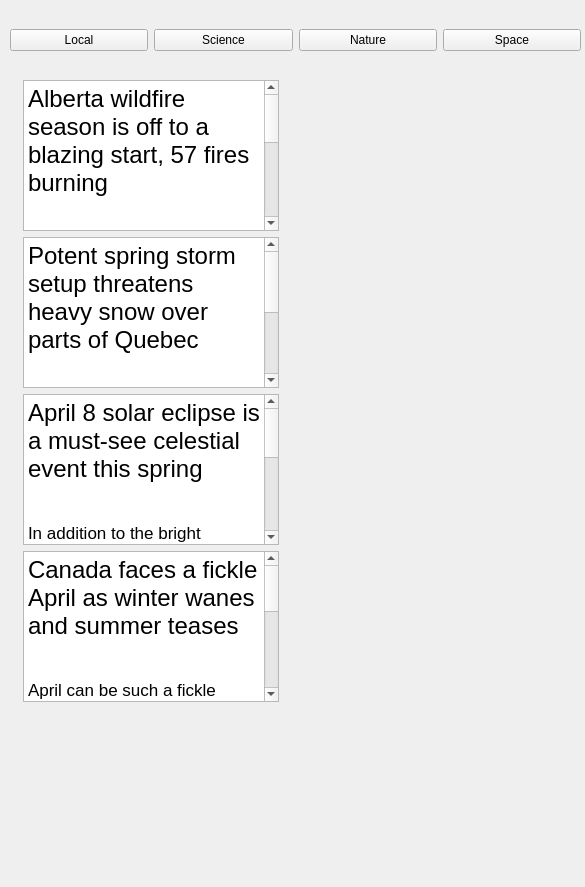
              <widget class="QWidget" name="scrollAreaWidgetContents_7">
               <property name="geometry">
                <rect>
                 <x>0</x>
                 <y>0</y>
                 <width>585</width>
                 <height>887</height>
                </rect>
               </property>
               <widget class="QWidget" name="layoutWidget_6">
                <property name="geometry">
                 <rect>
                  <x>10</x>
                  <y>0</y>
                  <width>571</width>
                  <height>81</height>
                 </rect>
                </property>
                <layout class="QGridLayout" name="gridLayout_24">
                 <item row="0" column="1">
                  <widget class="QPushButton" name="scienceButton_6">
                   <property name="text">
                    <string>Science</string>
                   </property>
                  </widget>
                 </item>
                 <item row="0" column="3">
                  <widget class="QPushButton" name="spaceButton_6">
                   <property name="text">
                    <string>Space</string>
                   </property>
                  </widget>
                 </item>
                 <item row="0" column="0">
                  <widget class="QPushButton" name="localButton_6">
                   <property name="sizePolicy">
                    <sizepolicy hsizetype="Minimum" vsizetype="Fixed">
                     <horstretch>0</horstretch>
                     <verstretch>0</verstretch>
                    </sizepolicy>
                   </property>
                   <property name="text">
                    <string>Local</string>
                   </property>
                  </widget>
                 </item>
                 <item row="0" column="2">
                  <widget class="QPushButton" name="natureButton_6">
                   <property name="text">
                    <string>Nature</string>
                   </property>
                  </widget>
                 </item>
                </layout>
               </widget>
               <widget class="QWidget" name="gridLayoutWidget_6">
                <property name="geometry">
                 <rect>
                  <x>10</x>
                  <y>80</y>
                  <width>591</width>
                  <height>811</height>
                 </rect>
                </property>
                <layout class="QGridLayout" name="gridLayout_25">
                 <property name="sizeConstraint">
                  <enum>QLayout::SetFixedSize</enum>
                 </property>
                 <item row="2" column="0">
                  <widget class="QLabel" name="label_3">
                   <property name="maximumSize">
                    <size>
                     <width>231</width>
                     <height>151</height>
                    </size>
                   </property>
                   <property name="text">
                    <string/>
                   </property>
                   <property name="pixmap">
                    <pixmap resource="images.qrc">:/newsIcons/newsImgs/solarEclipse.png</pixmap>
                   </property>
                   <property name="scaledContents">
                    <bool>true</bool>
                   </property>
                  </widget>
                 </item>
                 <item row="0" column="0">
                  <widget class="QLabel" name="label_2">
                   <property name="maximumSize">
                    <size>
                     <width>231</width>
                     <height>151</height>
                    </size>
                   </property>
                   <property name="text">
                    <string/>
                   </property>
                   <property name="pixmap">
                    <pixmap resource="images.qrc">:/newsIcons/newsImgs/albertaFires.png</pixmap>
                   </property>
                   <property name="scaledContents">
                    <bool>true</bool>
                   </property>
                  </widget>
                 </item>
                 <item row="3" column="0">
                  <widget class="QLabel" name="label_4">
                   <property name="maximumSize">
                    <size>
                     <width>231</width>
                     <height>151</height>
                    </size>
                   </property>
                   <property name="text">
                    <string/>
                   </property>
                   <property name="pixmap">
                    <pixmap resource="images.qrc">:/newsIcons/newsImgs/ficke.png</pixmap>
                   </property>
                   <property name="scaledContents">
                    <bool>true</bool>
                   </property>
                  </widget>
                 </item>
                 <item row="2" column="1">
                  <widget class="QTextEdit" name="textEdit_22">
                   <property name="sizePolicy">
                    <sizepolicy hsizetype="Fixed" vsizetype="Fixed">
                     <horstretch>0</horstretch>
                     <verstretch>0</verstretch>
                    </sizepolicy>
                   </property>
                   <property name="maximumSize">
                    <size>
                     <width>300</width>
                     <height>151</height>
                    </size>
                   </property>
                   <property name="html">
                    <string>&lt;!DOCTYPE HTML PUBLIC &quot;-//W3C//DTD HTML 4.0//EN&quot; &quot;http://www.w3.org/TR/REC-html40/strict.dtd&quot;&gt;
&lt;html&gt;&lt;head&gt;&lt;meta name=&quot;qrichtext&quot; content=&quot;1&quot; /&gt;&lt;meta charset=&quot;utf-8&quot; /&gt;&lt;style type=&quot;text/css&quot;&gt;
p, li { white-space: pre-wrap; }
hr { height: 1px; border-width: 0; }
li.unchecked::marker { content: &quot;\2610&quot;; }
li.checked::marker { content: &quot;\2612&quot;; }
&lt;/style&gt;&lt;/head&gt;&lt;body style=&quot; font-family:'Geneva'; font-size:13pt; font-weight:400; font-style:normal;&quot;&gt;
&lt;p style=&quot; margin-top:0px; margin-bottom:0px; margin-left:0px; margin-right:0px; -qt-block-indent:0; text-indent:0px;&quot;&gt;&lt;span style=&quot; font-family:'Helvetica Neue'; font-size:18pt;&quot;&gt;April 8 solar eclipse is a must-see celestial event this spring&lt;/span&gt;&lt;span style=&quot; font-family:'Helvetica Neue';&quot;&gt;&lt;br /&gt;&lt;/span&gt;&lt;/p&gt;
&lt;p style=&quot;-qt-paragraph-type:empty; margin-top:0px; margin-bottom:0px; margin-left:0px; margin-right:0px; -qt-block-indent:0; text-indent:0px; font-family:'Helvetica Neue';&quot;&gt;&lt;br /&gt;&lt;/p&gt;
&lt;p style=&quot; margin-top:0px; margin-bottom:0px; margin-left:0px; margin-right:0px; -qt-block-indent:0; text-indent:0px;&quot;&gt;&lt;span style=&quot; font-family:'Helvetica Neue';&quot;&gt;In addition to the bright planets and meteor showers visible throughout the spring season, a 'once-in-a-lifetime' solar eclipse will darken our daytime sky on April 8.   On March 19, at precisely 11:06 p.m. EDT, the Sun will cross the celestial equator from south to north, signifying the  [earliest start to spring in 128 years].&lt;/span&gt;&lt;/p&gt;&lt;/body&gt;&lt;/html&gt;</string>
                   </property>
                  </widget>
                 </item>
                 <item row="1" column="1">
                  <widget class="QTextEdit" name="textEdit_23">
                   <property name="sizePolicy">
                    <sizepolicy hsizetype="Fixed" vsizetype="Fixed">
                     <horstretch>0</horstretch>
                     <verstretch>0</verstretch>
                    </sizepolicy>
                   </property>
                   <property name="maximumSize">
                    <size>
                     <width>300</width>
                     <height>151</height>
                    </size>
                   </property>
                   <property name="html">
                    <string>&lt;!DOCTYPE HTML PUBLIC &quot;-//W3C//DTD HTML 4.0//EN&quot; &quot;http://www.w3.org/TR/REC-html40/strict.dtd&quot;&gt;
&lt;html&gt;&lt;head&gt;&lt;meta name=&quot;qrichtext&quot; content=&quot;1&quot; /&gt;&lt;meta charset=&quot;utf-8&quot; /&gt;&lt;style type=&quot;text/css&quot;&gt;
p, li { white-space: pre-wrap; }
hr { height: 1px; border-width: 0; }
li.unchecked::marker { content: &quot;\2610&quot;; }
li.checked::marker { content: &quot;\2612&quot;; }
&lt;/style&gt;&lt;/head&gt;&lt;body style=&quot; font-family:'Geneva'; font-size:13pt; font-weight:400; font-style:normal;&quot;&gt;
&lt;p style=&quot; margin-top:0px; margin-bottom:0px; margin-left:0px; margin-right:0px; -qt-block-indent:0; text-indent:0px;&quot;&gt;&lt;span style=&quot; font-family:'Helvetica Neue'; font-size:18pt;&quot;&gt;Potent spring storm setup threatens heavy snow over parts of Quebec&lt;/span&gt;&lt;/p&gt;
&lt;p style=&quot; margin-top:0px; margin-bottom:0px; margin-left:0px; margin-right:0px; -qt-block-indent:0; text-indent:0px;&quot;&gt;&lt;span style=&quot; font-family:'Helvetica Neue';&quot;&gt;&lt;br /&gt;&lt;/span&gt;&lt;/p&gt;
&lt;p style=&quot; margin-top:0px; margin-bottom:0px; margin-left:0px; margin-right:0px; -qt-block-indent:0; text-indent:0px;&quot;&gt;&lt;span style=&quot; font-family:'Helvetica Neue';&quot;&gt;A dynamic storm system is forecast to sweep across Quebec this week, bringing with it the potential for rain, gusty winds, and heavy snow. Travel disruptions and power outages are possible   &lt;/span&gt;&lt;span style=&quot; font-family:'.AppleSystemUIFont';&quot;&gt; &lt;/span&gt;&lt;/p&gt;&lt;/body&gt;&lt;/html&gt;</string>
                   </property>
                  </widget>
                 </item>
                 <item row="0" column="1">
                  <widget class="QTextEdit" name="textEdit_21">
                   <property name="sizePolicy">
                    <sizepolicy hsizetype="Fixed" vsizetype="Fixed">
                     <horstretch>0</horstretch>
                     <verstretch>0</verstretch>
                    </sizepolicy>
                   </property>
                   <property name="maximumSize">
                    <size>
                     <width>300</width>
                     <height>151</height>
                    </size>
                   </property>
                   <property name="html">
                    <string>&lt;!DOCTYPE HTML PUBLIC &quot;-//W3C//DTD HTML 4.0//EN&quot; &quot;http://www.w3.org/TR/REC-html40/strict.dtd&quot;&gt;
&lt;html&gt;&lt;head&gt;&lt;meta name=&quot;qrichtext&quot; content=&quot;1&quot; /&gt;&lt;meta charset=&quot;utf-8&quot; /&gt;&lt;style type=&quot;text/css&quot;&gt;
p, li { white-space: pre-wrap; }
hr { height: 1px; border-width: 0; }
li.unchecked::marker { content: &quot;\2610&quot;; }
li.checked::marker { content: &quot;\2612&quot;; }
&lt;/style&gt;&lt;/head&gt;&lt;body style=&quot; font-family:'Geneva'; font-size:13pt; font-weight:400; font-style:normal;&quot;&gt;
&lt;p style=&quot; margin-top:0px; margin-bottom:0px; margin-left:0px; margin-right:0px; -qt-block-indent:0; text-indent:0px;&quot;&gt;&lt;span style=&quot; font-family:'Helvetica Neue'; font-size:18pt;&quot;&gt;Alberta wildfire season is off to a blazing start, 57 fires burning&lt;/span&gt;&lt;/p&gt;
&lt;p style=&quot; margin-top:0px; margin-bottom:0px; margin-left:0px; margin-right:0px; -qt-block-indent:0; text-indent:0px;&quot;&gt;&lt;span style=&quot; font-family:'Helvetica Neue';&quot;&gt;&lt;br /&gt;&lt;/span&gt;&lt;/p&gt;
&lt;p style=&quot; margin-top:0px; margin-bottom:0px; margin-left:0px; margin-right:0px; -qt-block-indent:0; text-indent:0px;&quot;&gt;&lt;span style=&quot; font-family:'Helvetica Neue';&quot;&gt;With the 2024 wildfire season heavily looming over the backs of Canadians after last year’s historic wildfire season, none will be feeling the pressure more than Western Canada. &lt;/span&gt;&lt;a href=&quot;https://www.theweathernetwork.com/en/news/weather/severe/whats-the-recipe-for-a-severe-drought-in-western-canada&quot;&gt;&lt;span style=&quot; font-family:'Helvetica Neue'; text-decoration: underline; color:#094fd1;&quot;&gt;Widespread drought&lt;/span&gt;&lt;/a&gt;&lt;span style=&quot; font-family:'Helvetica Neue';&quot;&gt;, low snow-pack levels, and warm temperatures have many people fearing for what this season will bring. &lt;/span&gt;&lt;span style=&quot; font-family:'.AppleSystemUIFont';&quot;&gt; &lt;/span&gt;&lt;/p&gt;&lt;/body&gt;&lt;/html&gt;</string>
                   </property>
                  </widget>
                 </item>
                 <item row="1" column="0">
                  <widget class="QLabel" name="label_5">
                   <property name="maximumSize">
                    <size>
                     <width>231</width>
                     <height>151</height>
                    </size>
                   </property>
                   <property name="text">
                    <string/>
                   </property>
                   <property name="pixmap">
                    <pixmap resource="images.qrc">:/newsIcons/newsImgs/springStorm.png</pixmap>
                   </property>
                   <property name="scaledContents">
                    <bool>true</bool>
                   </property>
                  </widget>
                 </item>
                 <item row="3" column="1">
                  <widget class="QTextEdit" name="textEdit_24">
                   <property name="sizePolicy">
                    <sizepolicy hsizetype="Fixed" vsizetype="Fixed">
                     <horstretch>0</horstretch>
                     <verstretch>0</verstretch>
                    </sizepolicy>
                   </property>
                   <property name="maximumSize">
                    <size>
                     <width>300</width>
                     <height>151</height>
                    </size>
                   </property>
                   <property name="html">
                    <string>&lt;!DOCTYPE HTML PUBLIC &quot;-//W3C//DTD HTML 4.0//EN&quot; &quot;http://www.w3.org/TR/REC-html40/strict.dtd&quot;&gt;
&lt;html&gt;&lt;head&gt;&lt;meta name=&quot;qrichtext&quot; content=&quot;1&quot; /&gt;&lt;meta charset=&quot;utf-8&quot; /&gt;&lt;style type=&quot;text/css&quot;&gt;
p, li { white-space: pre-wrap; }
hr { height: 1px; border-width: 0; }
li.unchecked::marker { content: &quot;\2610&quot;; }
li.checked::marker { content: &quot;\2612&quot;; }
&lt;/style&gt;&lt;/head&gt;&lt;body style=&quot; font-family:'Geneva'; font-size:13pt; font-weight:400; font-style:normal;&quot;&gt;
&lt;p style=&quot; margin-top:0px; margin-bottom:0px; margin-left:0px; margin-right:0px; -qt-block-indent:0; text-indent:0px;&quot;&gt;&lt;span style=&quot; font-family:'Helvetica Neue'; font-size:18pt;&quot;&gt;Canada faces a fickle April as winter wanes and summer teases&lt;/span&gt;&lt;/p&gt;
&lt;p style=&quot; margin-top:0px; margin-bottom:0px; margin-left:0px; margin-right:0px; -qt-block-indent:0; text-indent:0px;&quot;&gt;&lt;span style=&quot; font-family:'Helvetica Neue';&quot;&gt;&lt;br /&gt;&lt;/span&gt;&lt;/p&gt;
&lt;p style=&quot; margin-top:0px; margin-bottom:0px; margin-left:0px; margin-right:0px; -qt-block-indent:0; text-indent:0px;&quot;&gt;&lt;span style=&quot; font-family:'Helvetica Neue';&quot;&gt;April can be such a fickle month! While the middle of spring is notorious for delivering  [parting shots from winter](https://www.theweathernetwork.com/en/news/weather/forecasts/reality-check-april-is-never-really-that-nice-canada) , it’ll also tease us with brief tastes of summer-like warmth from time to time. Sometimes, we’ll see both within a few days!   &lt;/span&gt;&lt;span style=&quot; font-family:'.AppleSystemUIFont';&quot;&gt; &lt;/span&gt;&lt;/p&gt;&lt;/body&gt;&lt;/html&gt;</string>
                   </property>
                  </widget>
                 </item>
                </layout>
               </widget>
              </widget>
